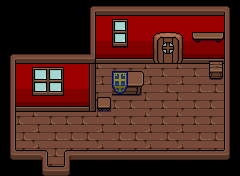

A level layout from a 2D game, rendered from its tile map. Below: a short description, then the map file with tile-grid data replaced by summaries:
An orthogonal 15x11 tile map with 16x16 px tiles, 3 tile layers (Base, Ground, Upper), 4 tilesets and 10 objects (2x WorldObject, Entrance, Shop Slate, NPC_16, Start, ...).

<map version="1.10" tiledversion="1.10.2" orientation="orthogonal" renderorder="right-down" width="15" height="11" tilewidth="16" tileheight="16" infinite="0" nextlayerid="11" nextobjectid="59">
 <properties>
  <property name="BuildingID" type="int" value="39" />
  <property name="Cutscenes" value="2" />
  <property name="MapType" value="Town" />
  <property name="Shop" type="int" value="8" />
 </properties>
 <tileset firstgid="1" name="tsWallsFloors" tilewidth="16" tileheight="16" tilecount="484" columns="22">
  <image source="../Tilesets/tsWalls_Floors.png" trans="ffffff" width="352" height="353" />
  <tile id="9">
   <properties>
    <property name="Impassable" type="bool" value="true" />
   </properties>
  </tile>
  <tile id="10">
   <properties>
    <property name="Impassable" type="bool" value="true" />
   </properties>
  </tile>
  <tile id="22">
   <properties>
    <property name="Impassable" type="bool" value="true" />
   </properties>
  </tile>
  <tile id="24">
   <properties>
    <property name="Impassable" type="bool" value="true" />
   </properties>
  </tile>
  <tile id="25">
   <properties>
    <property name="Impassable" type="bool" value="true" />
   </properties>
  </tile>
  <tile id="27">
   <properties>
    <property name="Impassable" type="bool" value="true" />
   </properties>
  </tile>
  <tile id="28">
   <properties>
    <property name="Impassable" type="bool" value="true" />
   </properties>
  </tile>
  <tile id="29">
   <properties>
    <property name="Impassable" type="bool" value="true" />
   </properties>
  </tile>
  <tile id="30">
   <properties>
    <property name="Impassable" type="bool" value="true" />
   </properties>
  </tile>
  <tile id="31">
   <properties>
    <property name="Impassable" type="bool" value="true" />
   </properties>
  </tile>
  <tile id="33">
   <properties>
    <property name="Impassable" type="bool" value="true" />
   </properties>
  </tile>
  <tile id="44">
   <properties>
    <property name="Impassable" type="bool" value="true" />
   </properties>
  </tile>
  <tile id="46">
   <properties>
    <property name="Impassable" type="bool" value="true" />
   </properties>
  </tile>
  <tile id="47">
   <properties>
    <property name="Impassable" type="bool" value="true" />
   </properties>
  </tile>
  <tile id="49">
   <properties>
    <property name="Impassable" type="bool" value="true" />
   </properties>
  </tile>
  <tile id="50">
   <properties>
    <property name="Impassable" type="bool" value="true" />
   </properties>
  </tile>
  <tile id="52">
   <properties>
    <property name="Impassable" type="bool" value="true" />
   </properties>
  </tile>
  <tile id="53">
   <properties>
    <property name="Impassable" type="bool" value="true" />
   </properties>
  </tile>
  <tile id="55">
   <properties>
    <property name="Impassable" type="bool" value="true" />
   </properties>
  </tile>
  <tile id="66">
   <properties>
    <property name="Impassable" type="bool" value="true" />
   </properties>
  </tile>
  <tile id="68">
   <properties>
    <property name="Impassable" type="bool" value="true" />
   </properties>
  </tile>
  <tile id="69">
   <properties>
    <property name="Impassable" type="bool" value="true" />
   </properties>
  </tile>
  <tile id="71">
   <properties>
    <property name="Impassable" type="bool" value="true" />
   </properties>
  </tile>
  <tile id="72">
   <properties>
    <property name="Impassable" type="bool" value="true" />
   </properties>
  </tile>
  <tile id="73">
   <properties>
    <property name="Impassable" type="bool" value="true" />
   </properties>
  </tile>
  <tile id="74">
   <properties>
    <property name="Impassable" type="bool" value="true" />
   </properties>
  </tile>
  <tile id="75">
   <properties>
    <property name="Impassable" type="bool" value="true" />
   </properties>
  </tile>
  <tile id="77">
   <properties>
    <property name="Impassable" type="bool" value="true" />
   </properties>
  </tile>
  <tile id="88">
   <properties>
    <property name="Impassable" type="bool" value="true" />
   </properties>
  </tile>
  <tile id="89">
   <properties>
    <property name="Impassable" type="bool" value="true" />
   </properties>
  </tile>
  <tile id="90">
   <properties>
    <property name="Impassable" type="bool" value="true" />
   </properties>
  </tile>
  <tile id="91">
   <properties>
    <property name="Impassable" type="bool" value="true" />
   </properties>
  </tile>
  <tile id="92">
   <properties>
    <property name="Impassable" type="bool" value="true" />
   </properties>
  </tile>
  <tile id="93">
   <properties>
    <property name="Impassable" type="bool" value="true" />
   </properties>
  </tile>
  <tile id="94">
   <properties>
    <property name="Impassable" type="bool" value="true" />
   </properties>
  </tile>
  <tile id="95">
   <properties>
    <property name="Impassable" type="bool" value="true" />
   </properties>
  </tile>
  <tile id="96">
   <properties>
    <property name="Impassable" type="bool" value="true" />
   </properties>
  </tile>
  <tile id="97">
   <properties>
    <property name="Impassable" type="bool" value="true" />
   </properties>
  </tile>
  <tile id="98">
   <properties>
    <property name="Impassable" type="bool" value="true" />
   </properties>
  </tile>
  <tile id="99">
   <properties>
    <property name="Impassable" type="bool" value="true" />
   </properties>
  </tile>
  <tile id="121">
   <properties>
    <property name="Impassable" type="bool" value="true" />
   </properties>
  </tile>
  <tile id="128">
   <properties>
    <property name="Impassable" type="bool" value="true" />
   </properties>
  </tile>
  <tile id="140">
   <properties>
    <property name="Impassable" type="bool" value="true" />
   </properties>
  </tile>
  <tile id="143">
   <properties>
    <property name="Impassable" type="bool" value="true" />
   </properties>
  </tile>
  <tile id="152">
   <properties>
    <property name="Impassable" type="bool" value="true" />
   </properties>
  </tile>
  <tile id="153">
   <properties>
    <property name="Impassable" type="bool" value="true" />
   </properties>
  </tile>
  <tile id="160">
   <properties>
    <property name="Impassable" type="bool" value="true" />
   </properties>
  </tile>
  <tile id="161">
   <properties>
    <property name="Impassable" type="bool" value="true" />
   </properties>
  </tile>
  <tile id="163">
   <properties>
    <property name="Impassable" type="bool" value="true" />
   </properties>
  </tile>
  <tile id="164">
   <properties>
    <property name="Impassable" type="bool" value="true" />
   </properties>
  </tile>
  <tile id="165">
   <properties>
    <property name="Impassable" type="bool" value="true" />
   </properties>
  </tile>
  <tile id="185">
   <properties>
    <property name="Impassable" type="bool" value="true" />
   </properties>
  </tile>
  <tile id="186">
   <properties>
    <property name="Impassable" type="bool" value="true" />
   </properties>
  </tile>
 </tileset>
 <tileset firstgid="485" source="../Tilesets/tilesetHouses.tsx" />
 <tileset firstgid="1005" source="../Tilesets/tsWalls_Floors.tsx" />
 <tileset firstgid="1489" source="../Tilesets/Decor.tsx" />
 <layer id="6" name="Base" width="15" height="11">
  <data>[165 cells, 165 non-empty, 10 distinct tile ids]</data>
 </layer>
 <layer id="7" name="Ground" width="15" height="11">
  <data>[165 cells, 65 non-empty, 29 distinct tile ids]</data>
 </layer>
 <layer id="8" name="Upper" width="15" height="11">
  <data>[165 cells, 18 non-empty, 8 distinct tile ids]</data>
 </layer>
 <objectgroup id="4" name="Travel Layer">
  <!-- 1 objects omitted --></objectgroup>
 <objectgroup id="9" name="MapObject">
  <!-- 3 objects omitted --></objectgroup>
 <objectgroup id="5" name="Character Layer">
  <!-- 6 objects omitted --></objectgroup>
</map>
<!-- 10 of 10 objects omitted -->
